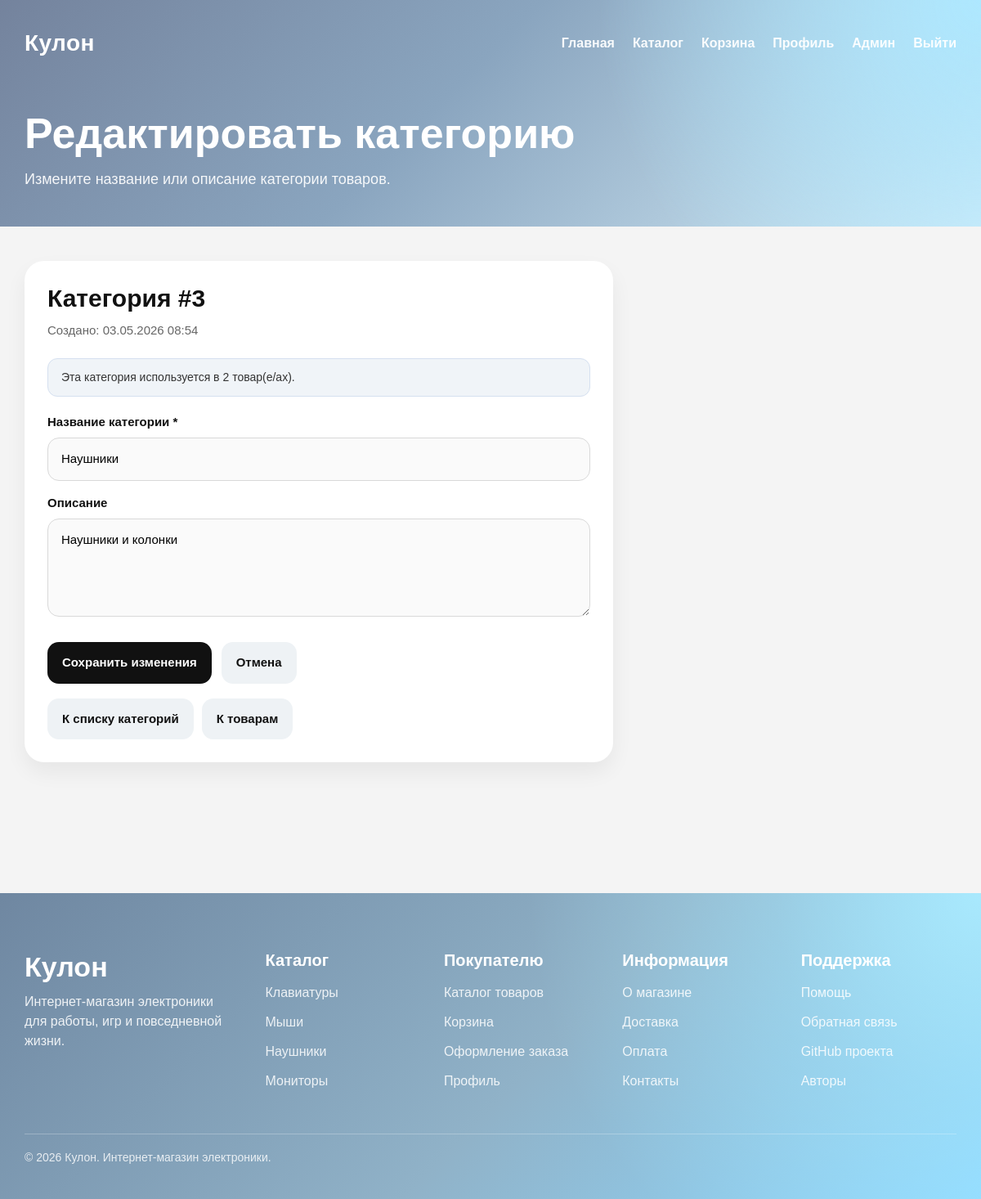
Screenshot of /admin/categories/edit/3 (signed in) with the database file from the repository.
### models.py (models this page shows, shortened)
class Category(db.Model):
    __tablename__ = "categories"
    id = db.Column(db.Integer, primary_key=True)
    name = db.Column(db.String(255), unique=True, nullable=False)
    description = db.Column(db.Text, nullable=True)
    created_at = db.Column(db.DateTime, default=datetime.utcnow, nullable=False)
    products = db.relationship(
        "Product",
        backref="category_obj",
        lazy=True,
    )

### app.py (the view, shortened to what this page needs)
@app.route("/admin/categories/edit/<int:category_id>", methods=["GET", "POST"])
@admin_required
def edit_category_page(category_id):
    category = get_category_by_id(category_id)
    if category is None:
        abort(404)
    error = ""
    success = ""
    return render_template(
        "edit_category.html",
        category=category,
        error=error,
        success=success,
    )

### app.py (called while the page is built)
def get_current_user():
    user_id = session.get("user_id")
    if not user_id:
        return None
    return get_user_by_id(user_id)

@app.context_processor
def inject_current_user():
    return {
        "current_user": get_current_user()
    }

def admin_required(view_func):
    @wraps(view_func)
    def wrapped_view(*args, **kwargs):
        current_user = get_current_user()
        if current_user is None:
            return redirect(url_for("login"))
        if not current_user.is_admin:
            return redirect(url_for("profile"))
        return view_func(*args, **kwargs)
    return wrapped_view

### models_categories.py (called while the page is built)
def get_category_by_id(category_id):
    return db.session.get(Category, category_id)

### models_users.py (called while the page is built)
def get_user_by_id(user_id):
    return User.query.get(user_id)

### templates/edit_category.html (shortened to what this page needs)
{% extends "base.html" %}
{% block hero %}
<div class="page-hero">
  <h1 class="page-title">Редактировать категорию</h1>
  <p class="page-subtitle">
    Измените название или описание категории товаров.
  </p>
</div>
{% endblock %}
{% block content %}
<section class="form-page">
  <div class="container">
    <section class="form-card">
      <h2 class="section-title">Категория #{{ category.id }}</h2>
      <p class="card-subtitle">
        Создано: {{ category.created_at.strftime('%d.%m.%Y %H:%M') }}
      </p>
      <div class="info-box">
        Эта категория используется в {{ category.products|length }} товар(е/ах).
      </div>
      <form method="post" action="/admin/categories/edit/{{ category.id }}">
        <div class="form-group">
          <label class="form-label" for="name">Название категории *</label>
          <input
            class="form-input"
            type="text"
            id="name"
            name="name"
            placeholder="Название категории"
            value="{{ category.name }}"
            required
          >
        </div>
        <div class="form-group">
          <label class="form-label" for="description">Описание</label>
          <textarea
            class="form-textarea"
            id="description"
            name="description"
            placeholder="Опишите категорию"
          >{{ category.description if category.description else "" }}</textarea>
        </div>
        <div class="button-row">
          <button type="submit" class="primary-btn">Сохранить изменения</button>
          <a href="/admin/categories" class="secondary-btn">Отмена</a>
        </div>
      </form>
      <div class="admin-links">
        <a href="/admin/categories" class="secondary-btn">К списку категорий</a>
        <a href="/admin/products" class="secondary-btn">К товарам</a>
      </div>
    </section>
  </div>
</section>
{% endblock %}

### templates/base.html (style rules this page uses)
* { box-sizing: border-box; margin: 0; padding: 0; }
html { scroll-behavior: smooth; }
body { font-family: Arial, Helvetica, sans-serif; background: #f4f4f4; color: #111; line-height: 1.5; }
a { text-decoration: none; color: inherit; }
button, input, textarea, select { font-family: inherit; }
.container { width: min(1180px, calc(100% - 40px)); margin: 0 auto; padding-left: 0; padding-right: 0; }
.page-hero { padding: 48px 0 10px; }
.page-title { font-size: clamp(34px, 5vw, 52px); font-weight: 900; margin-bottom: 12px; color: white; }
.page-subtitle { font-size: 18px; max-width: 760px; color: rgba(255, 255, 255, 0.92); margin-bottom: 0; }

### templates/edit_category.html (style rules this page uses)
.form-page { padding: 42px 0 80px; }
.form-card { background: white; border-radius: 24px; box-shadow: 0 12px 26px rgba(0, 0, 0, 0.06); padding: 28px; max-width: 720px; }
.section-title { font-size: 30px; font-weight: 800; margin-bottom: 10px; }
.card-subtitle { color: #666; font-size: 15px; margin-bottom: 22px; }
.form-group { margin-bottom: 16px; }
.form-label { display: block; margin-bottom: 8px; font-size: 15px; font-weight: 700; }
.form-input, .form-textarea { width: 100%; padding: 14px 16px; border: 1px solid #d9d9d9; border-radius: 14px; background: #fafafa; font-size: 15px; outline: none; }
.form-textarea { min-height: 120px; resize: vertical; }
.button-row { display: flex; gap: 12px; flex-wrap: wrap; margin-top: 24px; }
.primary-btn, .secondary-btn { display: inline-flex; align-items: center; justify-content: center; border-radius: 14px; padding: 14px 18px; font-size: 15px; font-weight: 800; transition: 0.2s ease; border: none; cursor: pointer; }
.primary-btn { background: #111; color: white; }
.secondary-btn { background: #eef2f5; color: #111; }
.info-box { background: #f0f4f8; border: 1px solid #d5e0f0; border-radius: 12px; padding: 12px 16px; margin-bottom: 20px; font-size: 14px; color: #333; }
.admin-links { display: flex; gap: 10px; flex-wrap: wrap; margin-top: 18px; }

### rows the page displays
Category: id "3", created_at "03.05.2026 08:54", name "Наушники", description "Наушники и колонки"

### other values shown
{{ category.products|length }} "2"
